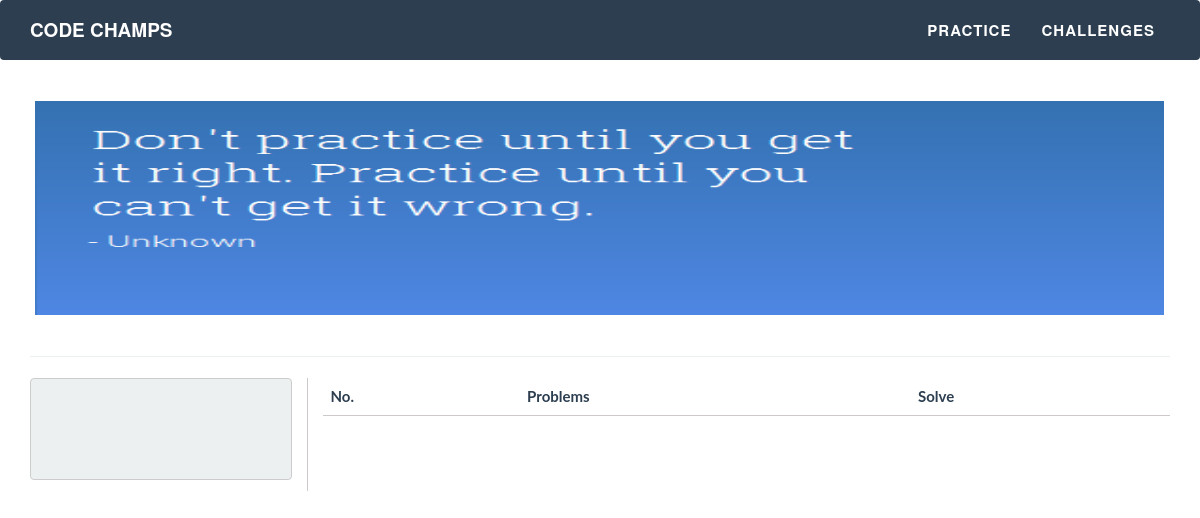
Page /problems/ on the earlier database version.
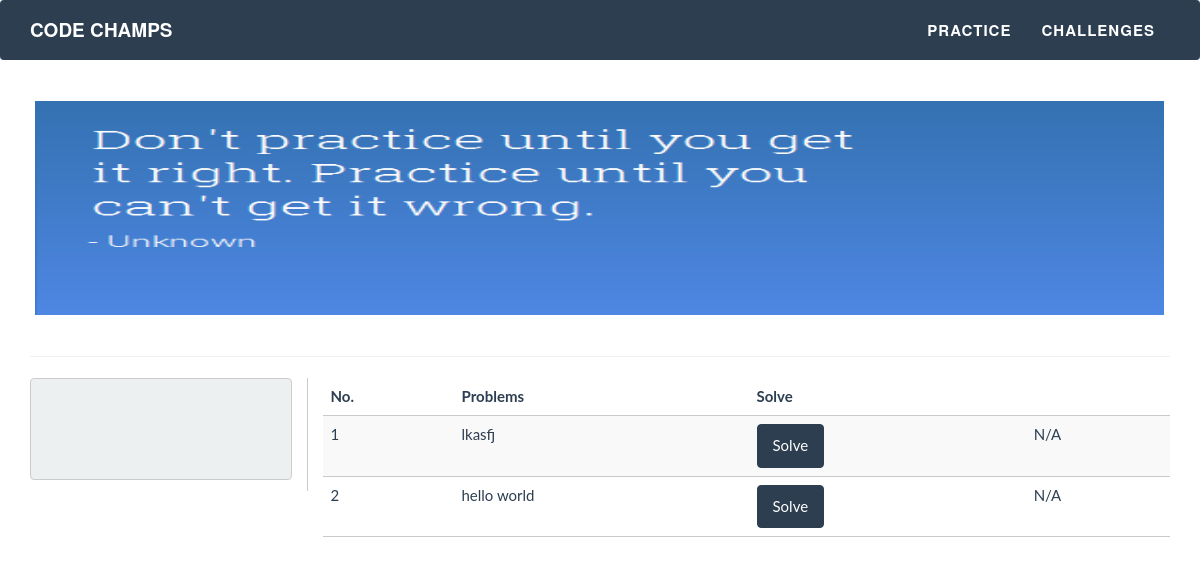
Same page on the later database version.
### problems/models.py (models this page shows)
class problem(models.Model):
    title=models.CharField(max_length=400,unique=True)
    body=models.TextField()
    added_on=models.DateField(auto_now_add=True,auto_now=False)
    input_format=models.TextField()
    output_format=models.TextField()
    ip_tc=models.FileField(upload_to='input/',null=True,blank=True)
    op_tc=models.FileField(upload_to='output/',null=True,blank=True)
    def __str__(self):
        return self.title
    class Meta:
        verbose_name="Problem"
        verbose_name_plural="Problems"
        ordering=["-id"]

### problems/views.py (the view)
# urls.py: url(r'^problems/$','problems.views.AllProblems'),
def AllProblems(request):
    if request.user.is_authenticated():
        dev=Developer.objects.get(user=request.user)
        try:
            solved_list=dev.problems_list
            solved_map={}
            solve_arr=solved_list.split()
            for i in solve_arr:
                print i
                k=i.index('.')
                A=int(i[:k])
                B=(int)(i[k+1:])
                solved_map[A]=B
        except:
            print 'U got the wrong username'
    else:
        dev=None
        solved_list=None
        solved_map=None
    problems=problem.objects.all().order_by('id')
    context={'question':problems,'developer':dev,'solved':solved_list,'solved_map':solved_map}
    return render_to_response('Practice.html',context,context_instance=RequestContext(request));

### problems/templates/Practice.html (shortened to what this page needs)
<!DOCTYPE html>
{% extends "base.html" %}
{% load staticfiles %}
{% block extrahead %}
    <link href="{% static 'css/bootstrap.min.css' %}" rel="stylesheet">
	<link href="{% static 'css/freelancer.css' %}" rel="stylesheet">
 {% endblock %}
{% block content %}
{% include 'navbar.html'%}
	<div class="container">
		<div class="row">
			                <img src="{%static 'img/practice1.png'%}" style=" height: 254px; width: 1169px;padding: 20px;">
		</div>
		<hr>
            <div class="row">
                <div class="col-sm-3 rightborder portfolio-item" >
                   <pre class="wrapper">
					</pre>
                </div>
                <div class="col-md-9  portfolio-item">
						    <table class="table table-striped table-hover">
								<thead>
									<tr>
										<th>No.</th>
										<th>Problems</th>
										<th style="pull-right:20px">Solve</th>
									</tr>
								</thead>
								<tbody>
									{% for problem in question %}
									<tr>
										<td>{{problem.id}}</td>
										<td>{{problem}}</td>
										{% if solved_map %}
											{% if problem.id in solved_map%}
												<td><a href='/problems/{{problem.title}}/'><button type="button"  class="btn btn-success" >Solved</button></a></td>
											{%else %}
												<td><a href='/problems/{{problem.title}}/'><button type="button"  class="btn btn-primary" >Solve</button></a></td>
											{%endif%}
										{%else%}
											<td><a href='/problems/{{problem.title}}/'><button type="button"  class="btn btn-primary" >Solve</button></a></td>
											<td>N/A</td>
										{% endif %}
									</tr>
									{% endfor %}
								</tbody>
						</table>
                </div>
            </div>
	</div>
{% endblock %}

Differences in the rows shown:
added problem: id "1", title "lkasfj"
added problem: id "2", title "hello world"
